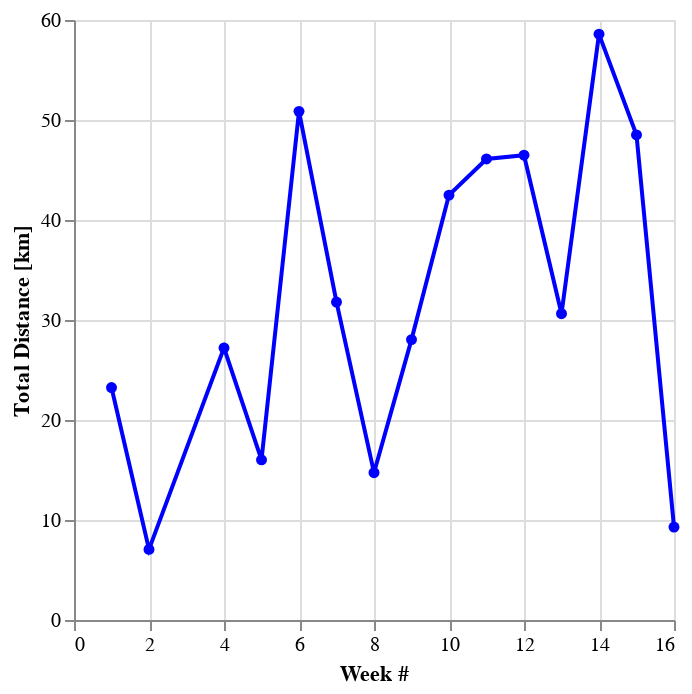

Notebook code for this chart:
### Code cell
# Visualize weekly total distance only
single = alt.selection_single()
weekly_longest = alt.Chart(weekly_dash).mark_line(point=True, size=2).encode(
    alt.X('week:Q', title='Week #'),
    alt.Y('Total Distance:Q', title='Total Distance [km]'),
    color=alt.condition(single, alt.value('blue'),alt.value('lightgray')),
    tooltip = ['week', 'Total Distance']
).add_selection(
    single
)

weekly_longest

### Figure 1 — Vega-Lite specification as saved in the notebook (floating-point values rounded to 4 significant figures)
{"config": {"view": {"continuousWidth": 300, "continuousHeight": 300}}, "data": {"name": "data-2dfcf5b085a9d857a976c349a35c323c"}, "mark": {"type": "line", "point": true, "size": 2}, "encoding": {"color": {"condition": {"param": "param_7", "value": "blue"}, "value": "lightgray"}, "tooltip": [{"field": "week", "type": "quantitative"}, {"field": "Total Distance", "type": "quantitative"}], "x": {"field": "week", "title": "Week #", "type": "quantitative"}, "y": {"field": "Total Distance", "title": "Total Distance [km]", "type": "quantitative"}}, "params": [{"name": "param_7", "select": {"type": "point"}}], "$schema": "https://vega.github.io/schema/vega-lite/v5.17.0.json", "datasets": {"data-2dfcf5b085a9d857a976c349a35c323c": [{"week": 1, "Total Distance": 23.24, "Longest Run": 10.06, "moving_time": 134.9, "total_elevation_gain": 127.7, "average_speed": 5.905, "average_heartrate": 160.4, "kudos_count": 33}, {"week": 2, "Total Distance": 7.061, "Longest Run": 6.263, "moving_time": 38.75, "total_elevation_gain": 61.8, "average_speed": 5.888, "average_heartrate": 147.4, "kudos_count": 11}, {"week": 4, "Total Distance": 27.21, "Longest Run": 13.01, "moving_time": 156.0, "total_elevation_gain": 258.8, "average_speed": 5.688, "average_heartrate": 162.4, "kudos_count": 29}, {"week": 5, "Total Distance": 16.02, "Longest Run": 7.026, "moving_time": 98.23, "total_elevation_gain": 165.1, "average_speed": 6.094, "average_heartrate": 155.2, "kudos_count": 26}, {"week": 6, "Total Distance": 50.86, "Longest Run": 19.04, "moving_time": 285.6, "total_elevation_gain": 378.8, "average_speed": 5.533, "average_heartrate": 163.8, "kudos_count": 39}, {"week": 7, "Total Distance": 31.79, "Longest Run": 20.21, "moving_time": 177.7, "total_elevation_gain": 232.7, "average_speed": 5.879, "average_heartrate": 143.3, "kudos_count": 22}, {"week": 8, "Total Distance": 14.73, "Longest Run": 8.417, "moving_time": 85.57, "total_elevation_gain": 99.8, "average_speed": 5.802, "average_heartrate": 152.8, "kudos_count": 17}, {"week": 9, "Total Distance": 28.04, "Longest Run": 17.2, "moving_time": 164.1, "total_elevation_gain": 175.6, "average_speed": 5.856, "average_heartrate": 159.1, "kudos_count": 21}, {"week": 10, "Total Distance": 42.49, "Longest Run": 27.02, "moving_time": 226.5, "total_elevation_gain": 206.8, "average_speed": 5.298, "average_heartrate": 167.0, "kudos_count": 39}, {"week": 11, "Total Distance": 46.1, "Longest Run": 26.7, "moving_time": 252.6, "total_elevation_gain": 380.3, "average_speed": 5.442, "average_heartrate": 161.0, "kudos_count": 45}, {"week": 12, "Total Distance": 46.48, "Longest Run": 21.39, "moving_time": 252.9, "total_elevation_gain": 380.3, "average_speed": 5.447, "average_heartrate": 159.6, "kudos_count": 83}, {"week": 13, "Total Distance": 30.63, "Longest Run": 17.08, "moving_time": 167.2, "total_elevation_gain": 189.9, "average_speed": 5.437, "average_heartrate": 163.8, "kudos_count": 39}, {"week": 14, "Total Distance": 58.59, "Longest Run": 32.03, "moving_time": 321.8, "total_elevation_gain": 226.0, "average_speed": 5.625, "average_heartrate": 164.5, "kudos_count": 49}, {"week": 15, "Total Distance": 48.5, "Longest Run": 32.57, "moving_time": 268.1, "total_elevation_gain": 397.4, "average_speed": 5.538, "average_heartrate": 162.1, "kudos_count": 69}, {"week": 16, "Total Distance": 9.297, "Longest Run": 9.297, "moving_time": 54.03, "total_elevation_gain": 59.5, "average_speed": 5.811, "average_heartrate": 160.9, "kudos_count": 20}]}}
